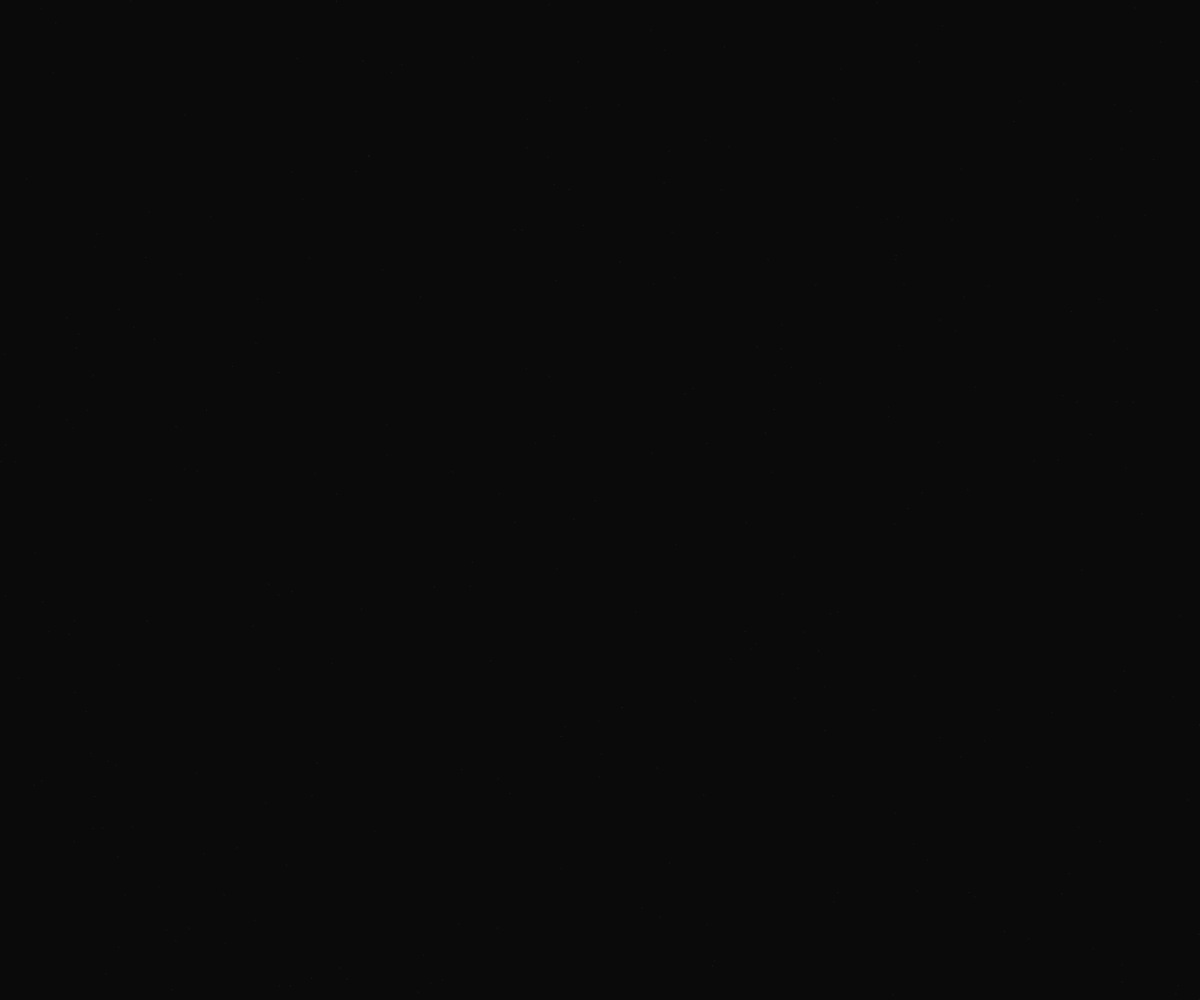
Frame 1 (no input)
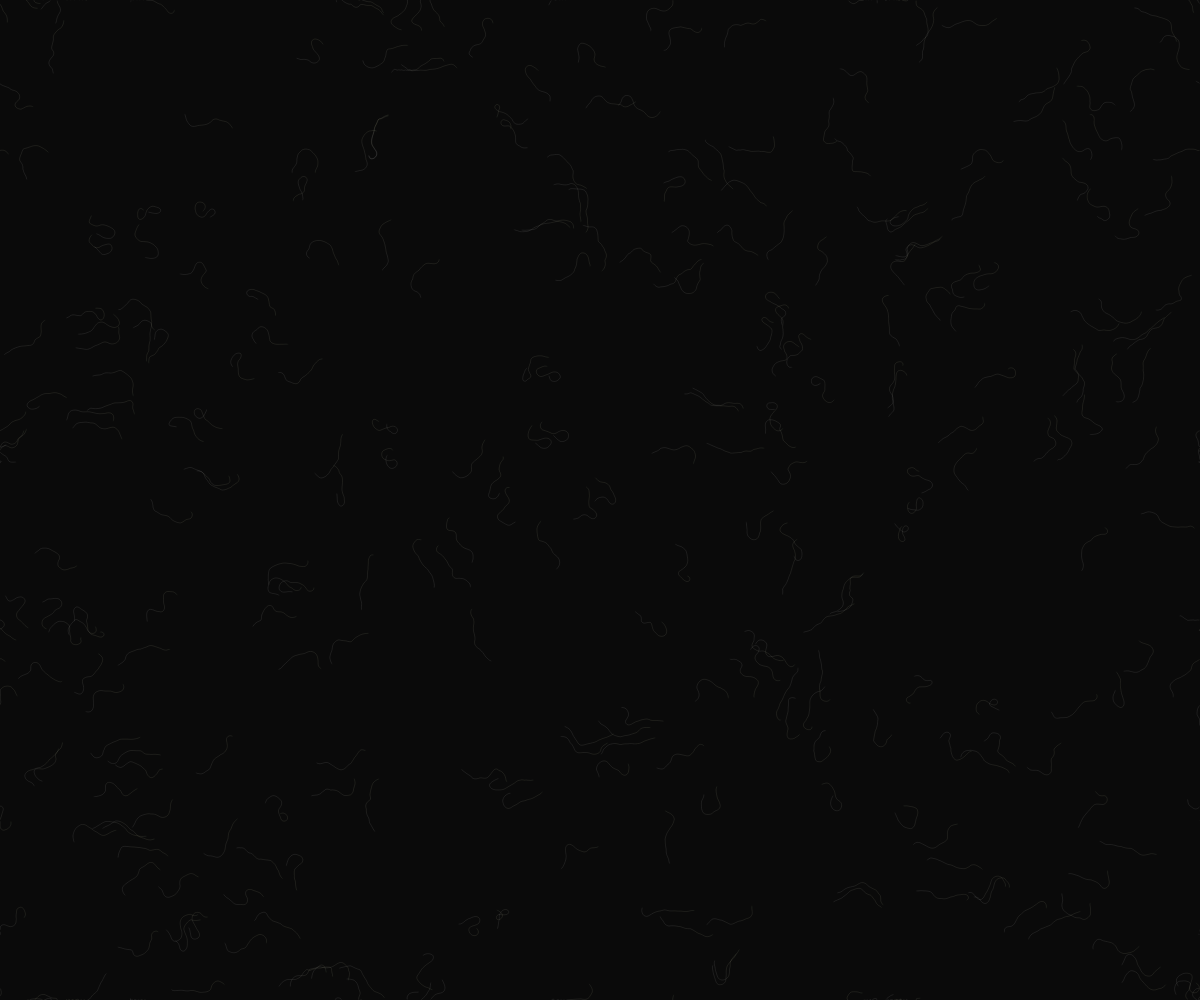
Frame 60 (no input)
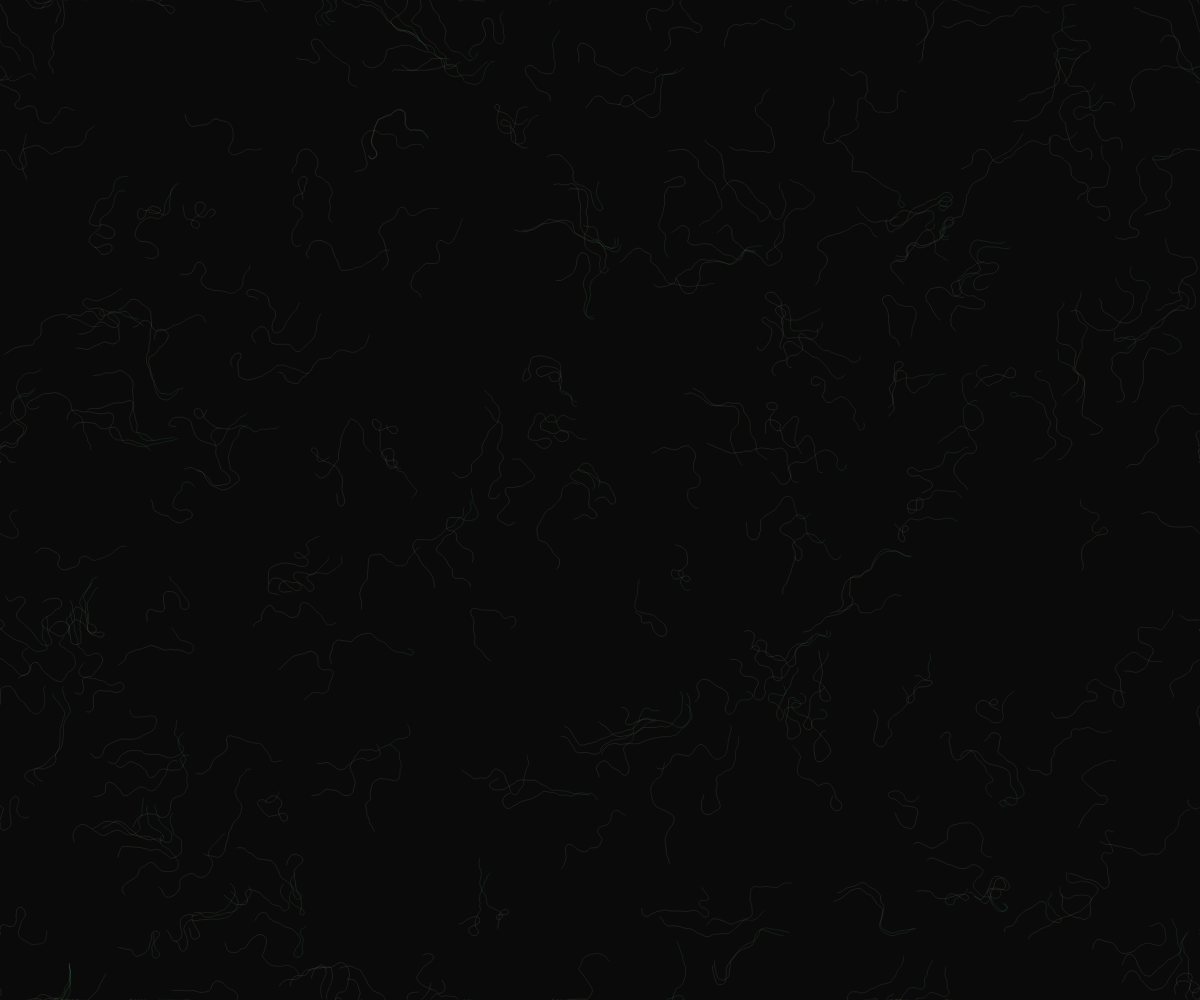
Frame 120 (the mouse pressed at the canvas centre since frame 60)

The p5.js sketch that drew these frames (run headless with seeded random() and noise() and a simulated clock; from frame 60 on, the mouse is pressed at the canvas centre):

// p5.js sketch
// ── sketch.js
// Daniel Shiffman
// http://codingtra.in
// http://patreon.com/codingtrain
// Code for: https://youtu.be/BjoM9oKOAKY

var inc = 0.1;
var scl = 10;
var cols, rows;

var zoff = 0;

var fr;

var particles = [];

var flowfield;

function setup() {
  createCanvas(windowWidth, windowHeight);
  colorMode(HSB, 255);
  cols = floor(width / scl);
  rows = floor(height / scl);
  // fr = createP('');

  flowfield = new Array(cols * rows);

  for (var i = 0; i < 300; i++) {
    particles[i] = new Particle();
  }
  background(10);
}

function draw() {
  var yoff = 0;
  for (var y = 0; y < rows; y++) {
    var xoff = 0;
    for (var x = 0; x < cols; x++) {
      var index = x + y * cols;
      var angle = noise(xoff, yoff, zoff) * TWO_PI * 2;
      var v = p5.Vector.fromAngle(angle);
      v.setMag(1);
      flowfield[index] = v;
      xoff += inc;
      stroke(0, 50);
      
      // push();
      // translate(x * scl, y * scl);
      // rotate(v.heading());
      // strokeWeight(1);
      // line(0, 0, scl, 0);
      // pop();
    }
    yoff += inc;

    zoff += 0.0003;
  }

  for (var i = 0; i < particles.length; i++) {
    particles[i].follow(flowfield);
    particles[i].update();
    particles[i].edges();
    particles[i].show();
  }

  // fr.html(floor(frameRate()));
}
// ── particles.js
// Daniel Shiffman
// http://codingtra.in
// http://patreon.com/codingtrain
// Code for: https://youtu.be/BjoM9oKOAKY

function Particle() {
  this.pos = createVector(random(width), random(height));
  this.vel = createVector(0, 0);
  this.acc = createVector(0, 0);
  this.maxspeed = 1;
  this.h = 0;

  this.prevPos = this.pos.copy();

  this.update = function() {
    this.vel.add(this.acc);
    this.vel.limit(this.maxspeed);
    this.pos.add(this.vel);
    this.acc.mult(0);
  };

  this.follow = function(vectors) {
    var x = floor(this.pos.x / scl);
    var y = floor(this.pos.y / scl);
    var index = x + y * cols;
    var force = vectors[index];
    this.applyForce(force);
  };

  this.applyForce = function(force) {
    this.acc.add(force);
  };

  this.show = function() {
    stroke(this.h, this.h, 255, 25);
    this.h = this.h + 1;
    if (this.h > 255) {
      this.h = 0;
    }
    strokeWeight(0.5);
    line(this.pos.x, this.pos.y, this.prevPos.x, this.prevPos.y);
    this.updatePrev();
  };

  this.updatePrev = function() {
    this.prevPos.x = this.pos.x;
    this.prevPos.y = this.pos.y;
  };

  this.edges = function() {
    if (this.pos.x > width) {
      this.pos.x = 0;
      this.updatePrev();
    }
    if (this.pos.x < 0) {
      this.pos.x = width;
      this.updatePrev();
    }
    if (this.pos.y > height) {
      this.pos.y = 0;
      this.updatePrev();
    }
    if (this.pos.y < 0) {
      this.pos.y = height;
      this.updatePrev();
    }
  };
}
